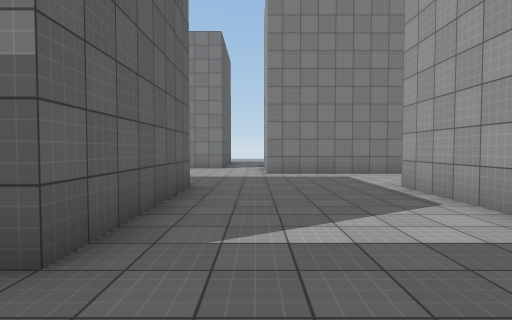
view 1 (above)

17 first-person views from a walk through a scene from a Unity 3-D project. The camera is 1.4 m above the floor, tilts 2° down and sees 80° across. The floor is counted in squares, 2 m on a side. Each view is taken from the middle of a square. On the plan, view 1 faces up. The plan holds only what a view shows up to about 10 squares ahead; the rest is blank. The place goes on beyond the plan. The player character is not drawn. Surface patterns are stand-ins for the level's own textures.

view 2
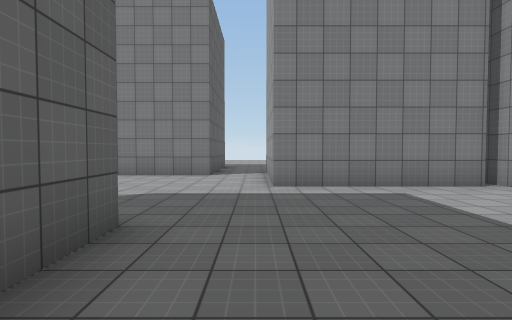

view 3
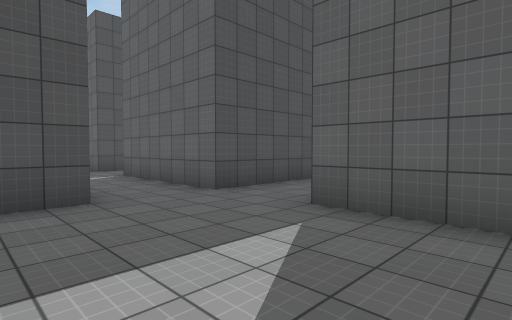

view 4
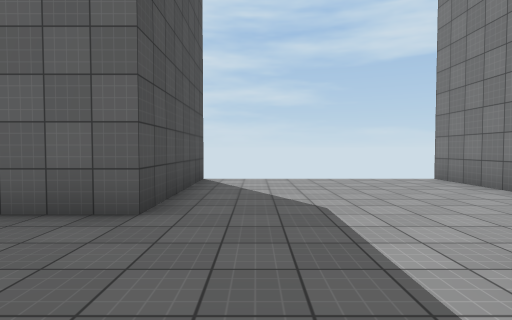

view 5
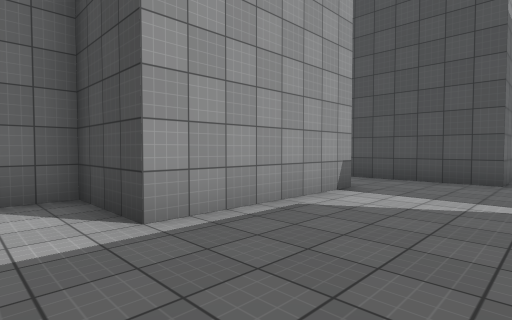

view 6
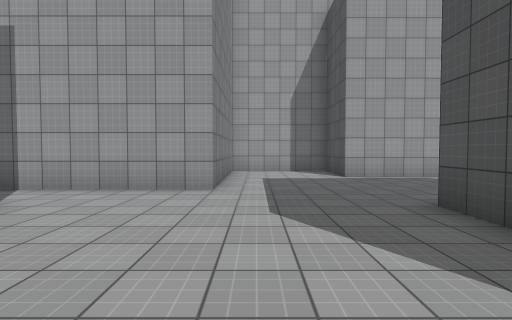

view 7
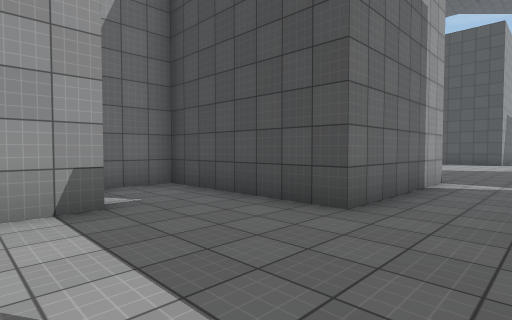

view 8
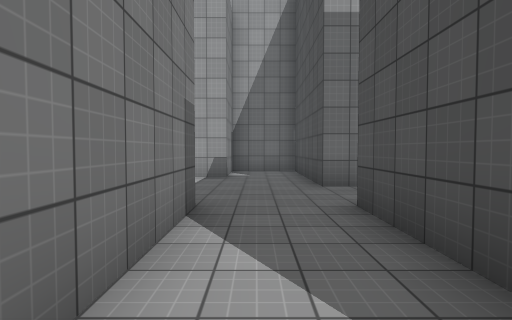

view 9
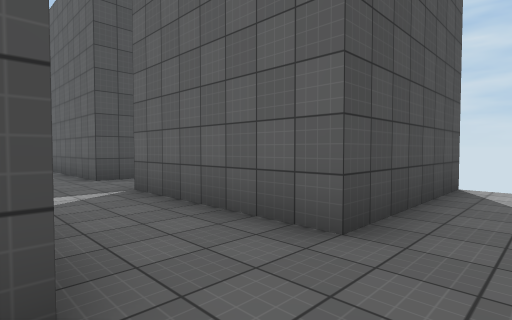

view 10
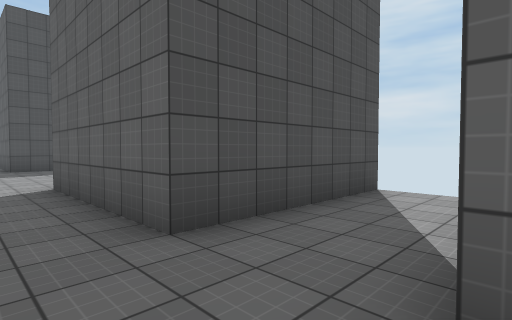

view 11
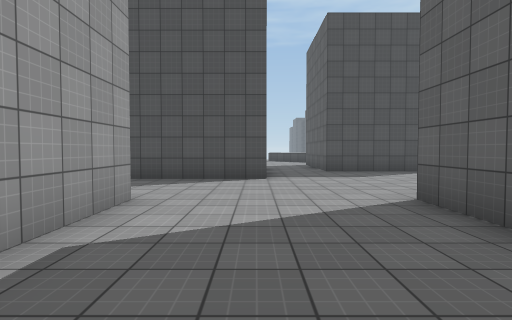

view 12
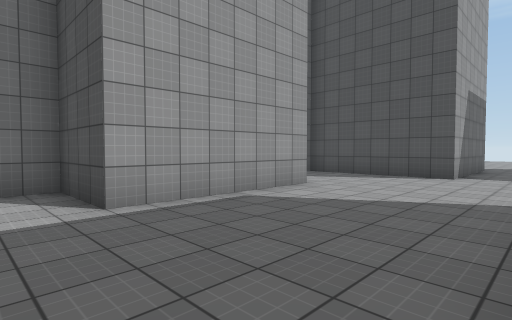

view 13
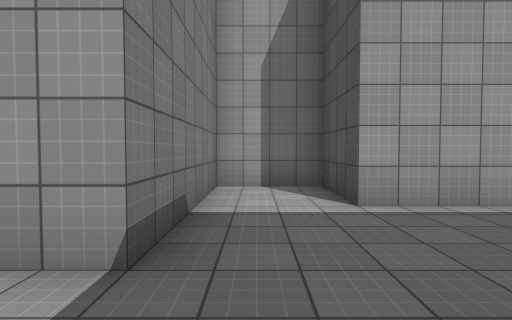

view 14
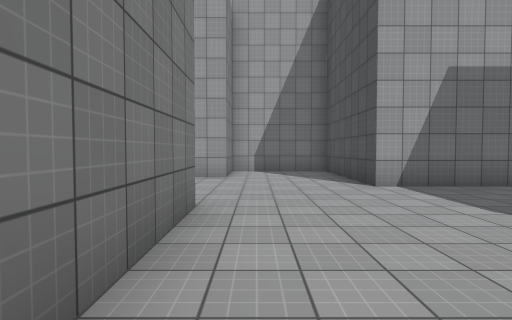

view 15
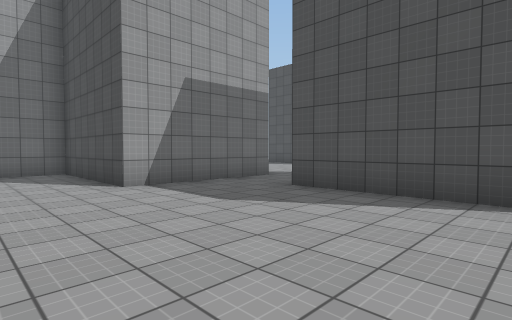

view 16
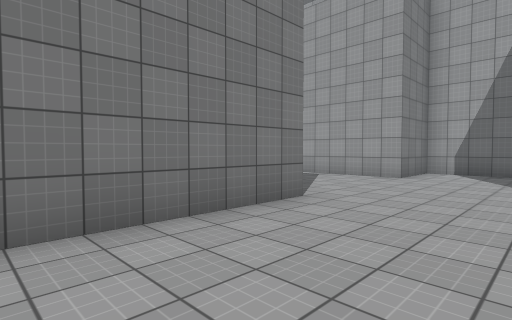

view 17
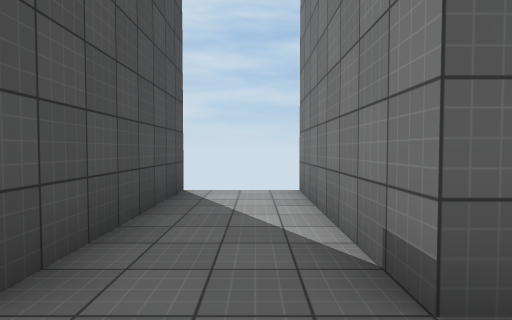

### Floor plan
Points are (right, up) in squares from view 1. A wall is a line through its corners. A room is listed if a view was taken in it or the views show most of it. See-through windows are left out.
Room 1 (views 1, 2, 3, 4, 5, 6, 7, 8, 9, 10)
walls: (-5.2, 5.7) (-1.3, 5.7) (-1.3, 1.7) (-4.1, 1.7); (4.4, 8.7) (0.3, 8.7) (0.3, 12.5); (-5.4, -0.3) (-1.3, -0.3) (-1.3, -4.2); (-1.3, 12.4) (-1.3, 11.3) (-5.2, 11.3); (0.7, -4.2) (0.7, -0.3) (4.7, -0.3) (4.7, 1.7) (2.7, 1.7) (2.7, 5.7) (4.7, 5.7) (4.7, 9.4)
ways out: opening at (-0.5, -5) to room 2
Room 2 (views 11, 12, 13, 14, 15, 16, 17)
walls: (0.7, -15.5) (0.7, -13.3) (4.7, -13.3) (4.7, -10.3) (2.7, -10.3) (2.7, -6.2) (4.7, -6.2) (4.7, -4.2) (0.7, -4.2); (-1.3, -4.2) (-5.2, -4.2); (-5.4, -6.2) (-1.3, -6.2) (-1.3, -10.3) (-4.9, -10.3); (-4.6, -15.8) (-1.3, -15.8)
ways out: opening at (-0.5, -5) to room 1; opening at (-0.5, -16.5)

Where each view was taken, in squares from view 1:
view 1: 0 up, 0 right, facing up
view 2: 3 up, 0 right, facing up
view 3: 4 up, 2 right, facing down-left
view 4: 7 up, 2 right, facing left
view 5: 7 up, 0 right, facing down-right
view 6: 8 up, 5 left, facing right
view 7: 3 up, 1 left, facing down-right
view 8: 1 up, 5 left, facing right
view 9: 1 up, 1 right, facing down-left
view 10: 4 down, 0 right, facing down-left
view 11: 6 down, 1 right, facing down
view 12: 5 down, 1 left, facing down-right
view 13: 5 down, 1 left, facing right
view 14: 11 down, 5 left, facing right
view 15: 11 down, 5 left, facing down-right
view 16: 13 down, 5 left, facing up-right
view 17: 5 down, 0 right, facing left
